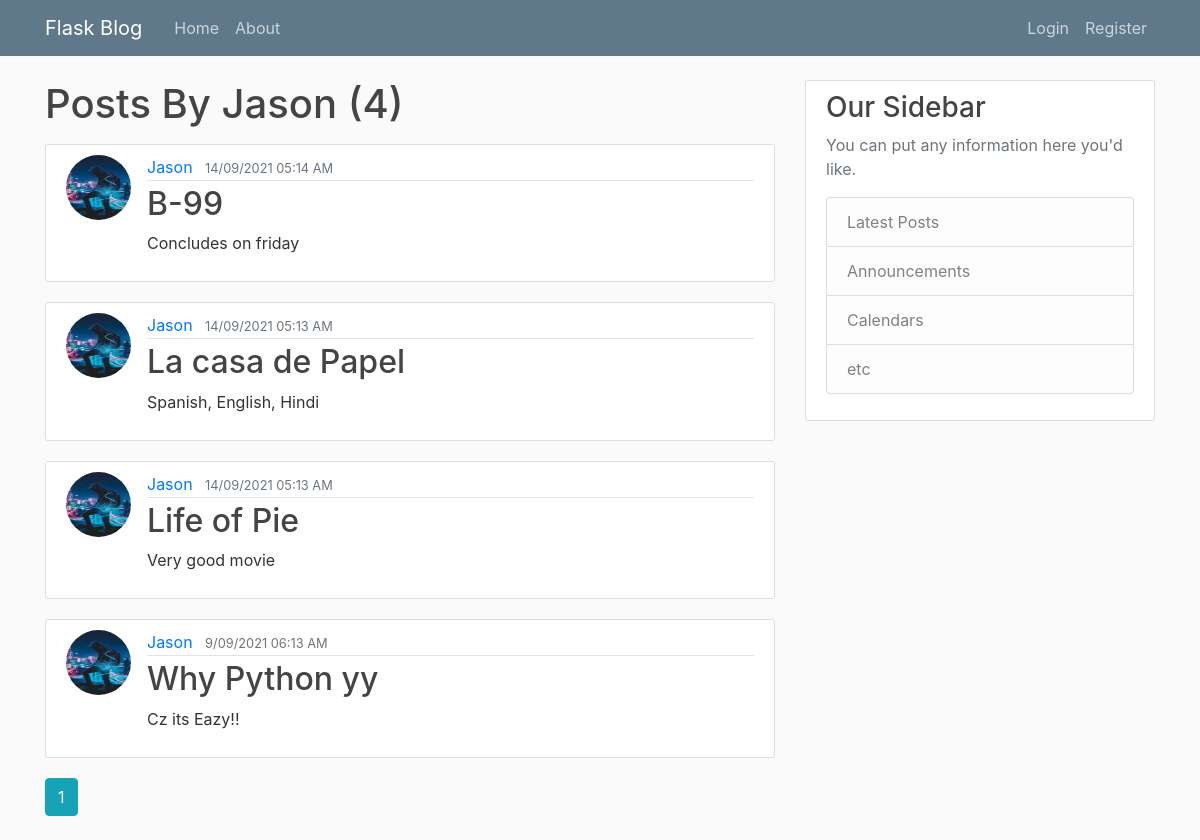
The app's page /user/Jason with its own data.
### flaskblog_pkg/models.py (models this page shows, shortened)
class User(db.Model, UserMixin):
    id = db.Column(db.Integer, primary_key=True)
    username = db.Column(db.String(15), unique=True, nullable=False)
    email = db.Column(db.String(100), unique=True, nullable=False)
    img_file = db.Column(db.String(31), nullable=False, default='default.jpg')
    password = db.Column(db.String(60), nullable=False)
    posts = db.relationship('Post', backref='author', lazy=True)

class Post(db.Model):
    id = db.Column(db.Integer, primary_key=True)
    title = db.Column(db.String(100), nullable=False)
    date_posted = db.Column(db.DateTime, nullable=False, default=datetime.utcnow)
    content = db.Column(db.Text, nullable=False)
    user_id = db.Column(db.Integer, db.ForeignKey('user.id'), nullable=False)

### flaskblog_pkg/routes.py (the view)
@app.route("/user/<string:username>")
def user_posts(username):
    page_no = request.args.get('page', 1, type=int)
    user = User.query.filter_by(username=username).first_or_404()
    blogs =Post.query.filter_by(author=user).order_by(Post.date_posted.desc()).paginate(per_page=4, page=page_no)
    return render_template('user_posts.html',posts=blogs, user=user)

### flaskblog_pkg/templates/user_posts.html
{% extends "layout.html" %}
{% block content %}
<h1 class="mb-3">Posts By {{ user.username }} ({{ posts.total }})</h1>
    {% for post in posts.items %}
    <article class="media content-section">
      <img class="rounded-circle article-img" src="{{ url_for('static', filename='profile_pics/' + post.author.img_file) }}">
        <div class="media-body">
          <div class="article-metadata">
            <a class="mr-2" href="{{ url_for('user_posts', username=post.author.username) }}">{{ post.author.username }}</a>
            <small class="text-muted">{{ post.date_posted.strftime('%e/%m/%Y%t%I:%M %p') }}</small>
          </div>
          <h2><a class="article-title" href="{{ url_for('post', post_id=post.id) }}">{{ post.title }}</a></h2>
          <p class="article-content">{{ post.content }}</p>
        </div>
      </article>
    {% endfor %}
    {% for page_num in posts.iter_pages(left_edge=1, right_edge=1, left_current=1, right_current=2) %}
      {% if page_num %}
        {% if posts.page==page_num %}
          <a class="btn btn-info mb-4" href="{{ url_for('home',page=page_num) }}">{{ page_num }}</a>
        {% else %}
          <a class="btn btn-outline-info mb-4" href="{{ url_for('home',page=page_num) }}">{{ page_num }}</a>
        {% endif %}
      {% else %}
        ...
      {% endif %}
    {% endfor %}
{% endblock %}

### flaskblog_pkg/static/main.css (style rules this page uses)
body { background: #fafafa; color: #333333; margin-top: 5rem; }
h1, h2, h3, h4, h5, h6 { color: #444444; }
.content-section { background: #ffffff; padding: 10px 20px; border: 1px solid #dddddd; border-radius: 3px; margin-bottom: 20px; }
.article-title { color: #444444; }
.article-content { white-space: pre-line; }
.article-img { height: 65px; width: 65px; margin-right: 16px; }
.article-metadata { padding-bottom: 1px; margin-bottom: 4px; border-bottom: 1px solid #e3e3e3 }

### records on screen
User: username "Jason"
Post: img_file (picture), author.username "Jason", date_posted "14/09/2021 05:14 AM", title "B-99", content "Concludes on friday"
Post: img_file (picture), author.username "Jason", date_posted "14/09/2021 05:13 AM", title "La casa de Papel", content "Spanish, English, Hindi"
Post: img_file (picture), author.username "Jason", date_posted "14/09/2021 05:13 AM", title "Life of Pie", content "Very good movie"
Post: img_file (picture), author.username "Jason", date_posted "9/09/2021 06:13 AM", title "Why Python yy", content "Cz its Eazy!!"

### other values on screen
{{ posts.total }} "4"
{{ page_num }} "1"
